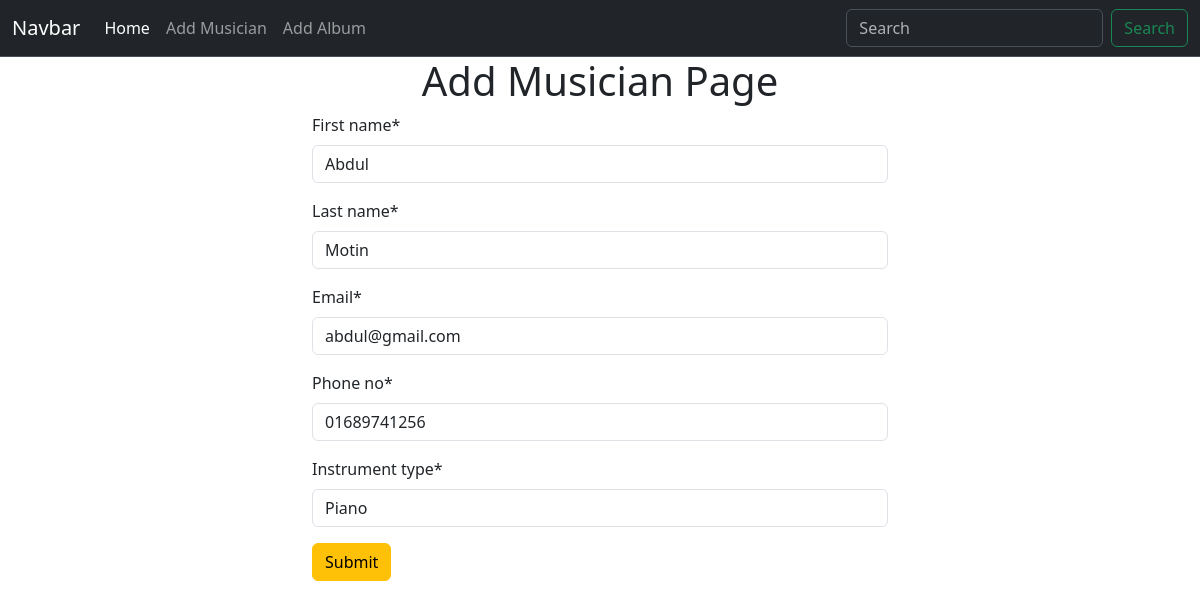
/musician/edit_musician/3, run on an earlier commit of the app's database.
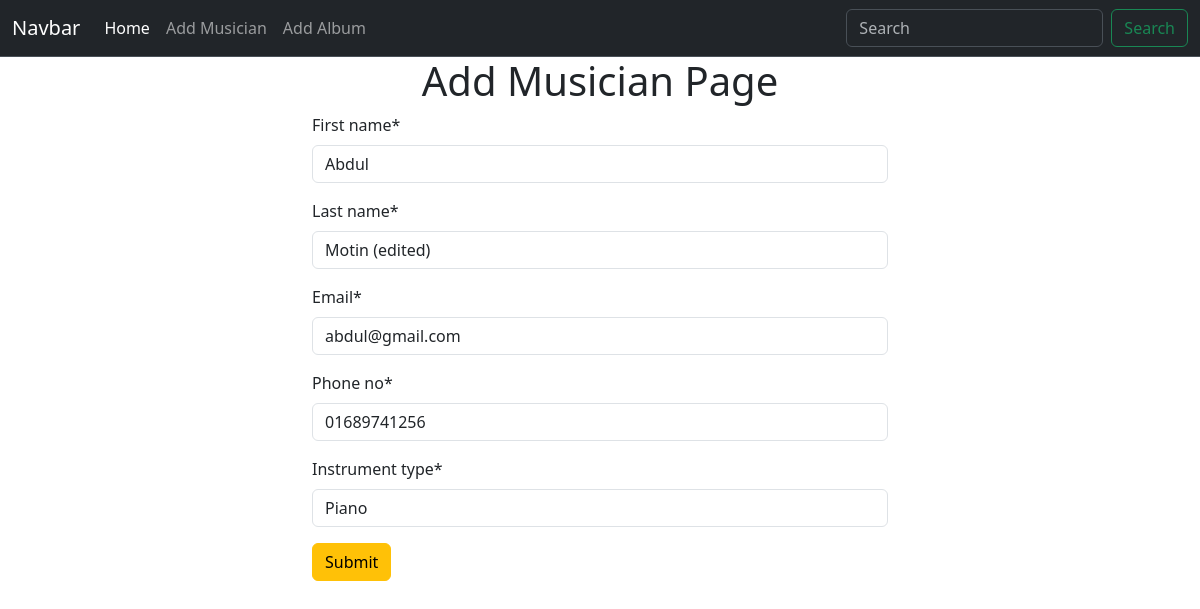
And on a later commit of the database.
### musician/models.py (models this page shows, shortened)
class Musician(models.Model):
    first_name = models.CharField(max_length=50)
    last_name = models.CharField(max_length=50)
    email = models.EmailField()
    phone_no = models.CharField(max_length=12)
    instrument_type = models.CharField(max_length=100)

### musician/views.py (the view)
# urls.py: path('edit_musician/<int:id>',views.edit_musician,name="edit_musician"),
def edit_musician(request,id):
    musician = Musician.objects.get(pk=id)
    musician_form = MusicianForm(instance=musician)
    if request.method == "POST":
        musician_form = MusicianForm(request.POST,instance=musician )
        if musician_form.is_valid():
            musician_form.save()
            return redirect('homepage')
    return render(request, 'add_musician.html',{'form':musician_form})

### musician/forms.py
class MusicianForm(forms.ModelForm):
    class Meta:
        model = Musician
        fields = '__all__'

### musician/templates/add_musician.html (shortened to what this page needs)
{% extends 'base.html' %}
{% block content %}
{% load crispy_forms_tags %}
<div class="container w-50">
    <h1 class="text-center">Add Musician Page</h1>
    <form method="post">
        {{form|crispy}}
        <button class="btn btn-warning" type="submit">Submit</button>
    </form>
</div>
{% endblock content %}

What changed in the data, as far as the page shows it:
changed Musician "Abdul": last_name "Motin" → "Motin (edited)"
